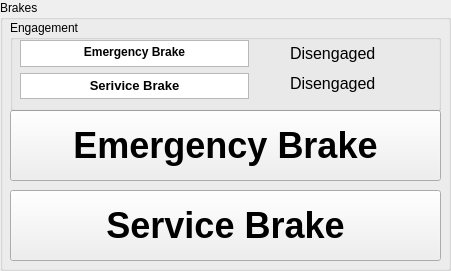
     <widget class="QGroupBox" name="brake_box">
      <property name="geometry">
       <rect>
        <x>540</x>
        <y>300</y>
        <width>451</width>
        <height>271</height>
       </rect>
      </property>
      <property name="title">
       <string>Brakes</string>
      </property>
      <widget class="QPushButton" name="e_brake_button">
       <property name="geometry">
        <rect>
         <x>10</x>
         <y>110</y>
         <width>431</width>
         <height>71</height>
        </rect>
       </property>
       <property name="font">
        <font>
         <pointsize>27</pointsize>
         <bold>true</bold>
         <underline>false</underline>
         <strikeout>false</strikeout>
         <kerning>true</kerning>
        </font>
       </property>
       <property name="autoFillBackground">
        <bool>true</bool>
       </property>
       <property name="text">
        <string>Emergency Brake</string>
       </property>
      </widget>
      <widget class="QGroupBox" name="engage_box">
       <property name="geometry">
        <rect>
         <x>10</x>
         <y>20</y>
         <width>431</width>
         <height>91</height>
        </rect>
       </property>
       <property name="title">
        <string>Engagement</string>
       </property>
       <widget class="QTextBrowser" name="s_brake_txt">
        <property name="geometry">
         <rect>
          <x>10</x>
          <y>53</y>
          <width>229</width>
          <height>26</height>
         </rect>
        </property>
        <property name="verticalScrollBarPolicy">
         <enum>Qt::ScrollBarAlwaysOff</enum>
        </property>
        <property name="horizontalScrollBarPolicy">
         <enum>Qt::ScrollBarAlwaysOff</enum>
        </property>
        <property name="html">
         <string>&lt;!DOCTYPE HTML PUBLIC &quot;-//W3C//DTD HTML 4.0//EN&quot; &quot;http://www.w3.org/TR/REC-html40/strict.dtd&quot;&gt;
&lt;html&gt;&lt;head&gt;&lt;meta name=&quot;qrichtext&quot; content=&quot;1&quot; /&gt;&lt;meta charset=&quot;utf-8&quot; /&gt;&lt;style type=&quot;text/css&quot;&gt;
p, li { white-space: pre-wrap; }
hr { height: 1px; border-width: 0; }
li.unchecked::marker { content: &quot;\2610&quot;; }
li.checked::marker { content: &quot;\2612&quot;; }
&lt;/style&gt;&lt;/head&gt;&lt;body style=&quot; font-family:'Segoe UI'; font-size:10pt; font-weight:400; font-style:normal;&quot;&gt;
&lt;p align=&quot;center&quot; style=&quot; margin-top:0px; margin-bottom:0px; margin-left:0px; margin-right:0px; -qt-block-indent:0; text-indent:0px;&quot;&gt;&lt;span style=&quot; font-family:'MS Shell Dlg 2'; font-weight:696;&quot;&gt;Serivice Brake&lt;/span&gt;&lt;/p&gt;&lt;/body&gt;&lt;/html&gt;</string>
        </property>
       </widget>
       <widget class="QTextBrowser" name="e_brake_txt">
        <property name="geometry">
         <rect>
          <x>10</x>
          <y>20</y>
          <width>229</width>
          <height>27</height>
         </rect>
        </property>
        <property name="verticalScrollBarPolicy">
         <enum>Qt::ScrollBarAlwaysOff</enum>
        </property>
        <property name="horizontalScrollBarPolicy">
         <enum>Qt::ScrollBarAlwaysOff</enum>
        </property>
        <property name="html">
         <string>&lt;!DOCTYPE HTML PUBLIC &quot;-//W3C//DTD HTML 4.0//EN&quot; &quot;http://www.w3.org/TR/REC-html40/strict.dtd&quot;&gt;
&lt;html&gt;&lt;head&gt;&lt;meta name=&quot;qrichtext&quot; content=&quot;1&quot; /&gt;&lt;meta charset=&quot;utf-8&quot; /&gt;&lt;style type=&quot;text/css&quot;&gt;
p, li { white-space: pre-wrap; }
hr { height: 1px; border-width: 0; }
li.unchecked::marker { content: &quot;\2610&quot;; }
li.checked::marker { content: &quot;\2612&quot;; }
&lt;/style&gt;&lt;/head&gt;&lt;body style=&quot; font-family:'Segoe UI'; font-size:10pt; font-weight:400; font-style:normal;&quot;&gt;
&lt;p align=&quot;center&quot; style=&quot; margin-top:0px; margin-bottom:0px; margin-left:0px; margin-right:0px; -qt-block-indent:0; text-indent:0px;&quot;&gt;&lt;span style=&quot; font-family:'MS Shell Dlg 2'; font-size:9pt; font-weight:696;&quot;&gt;Emergency Brake&lt;/span&gt;&lt;/p&gt;&lt;/body&gt;&lt;/html&gt;</string>
        </property>
       </widget>
       <widget class="QLabel" name="s_label_display">
        <property name="geometry">
         <rect>
          <x>280</x>
          <y>50</y>
          <width>87</width>
          <height>27</height>
         </rect>
        </property>
        <property name="font">
         <font>
          <pointsize>12</pointsize>
         </font>
        </property>
        <property name="text">
         <string>Disengaged</string>
        </property>
       </widget>
       <widget class="QLabel" name="e_label_display">
        <property name="geometry">
         <rect>
          <x>280</x>
          <y>20</y>
          <width>87</width>
          <height>27</height>
         </rect>
        </property>
        <property name="font">
         <font>
          <pointsize>12</pointsize>
         </font>
        </property>
        <property name="styleSheet">
         <string notr="true">text-align: center</string>
        </property>
        <property name="text">
         <string>Disengaged</string>
        </property>
       </widget>
      </widget>
      <widget class="QPushButton" name="s_brake_button">
       <property name="geometry">
        <rect>
         <x>10</x>
         <y>190</y>
         <width>431</width>
         <height>71</height>
        </rect>
       </property>
       <property name="font">
        <font>
         <pointsize>27</pointsize>
         <bold>true</bold>
         <underline>false</underline>
         <strikeout>false</strikeout>
         <kerning>true</kerning>
        </font>
       </property>
       <property name="autoFillBackground">
        <bool>true</bool>
       </property>
       <property name="text">
        <string>Service Brake</string>
       </property>
      </widget>
     </widget>
